Frame 1 (no input): blank canvas, image omitted
Frame 60 (the mouse pressed at the canvas centre just before this capture): blank canvas, image omitted
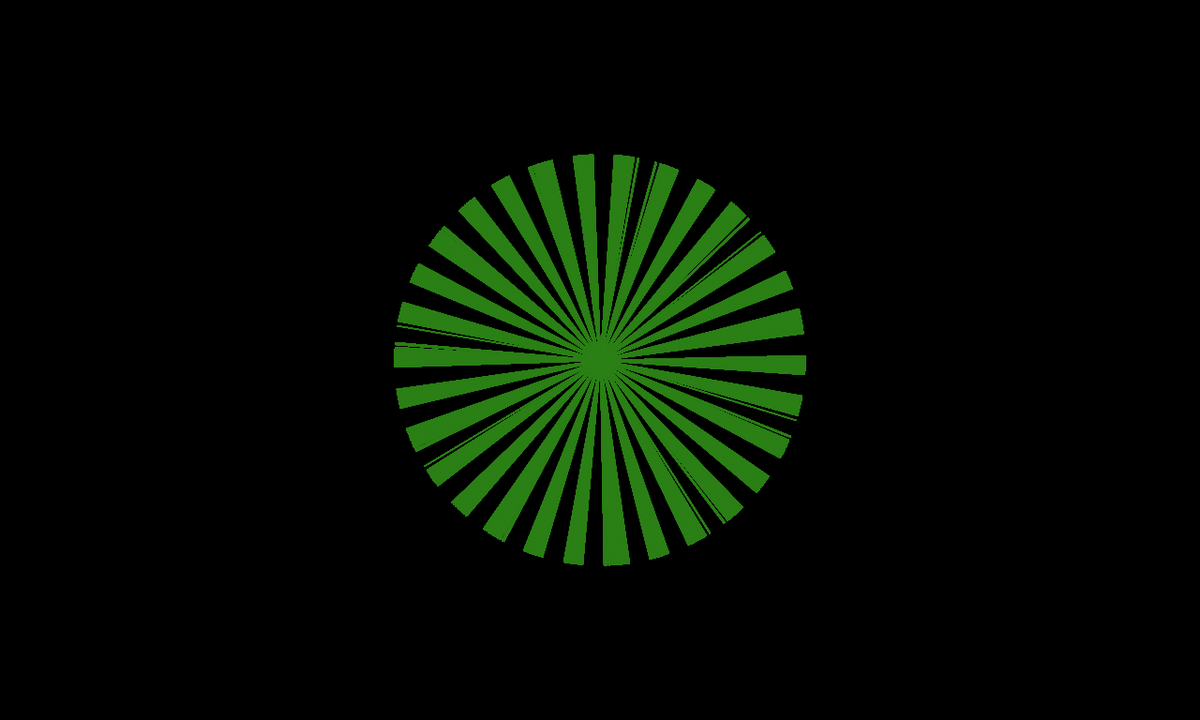
Frame 120 (the mouse held since frame 60 and released just before this capture)

The Processing sketch whose frames 1 and 60 were blank and that drew this single picture after the mouse press (run headless with seeded random() and noise(); from frame 60 on, the mouse is pressed at the canvas centre):

// Processing sketch: dissociative
// ── dissociative.pde
//disassociative

int x = 1; // beginning amount
int y = 1; // beginning amount
int z = 40; // incremental increase

//true & false control statements to switch from shapes using the keyboard

boolean start = true;
boolean elli = false;
boolean squa = false;

void setup(){
  size(1280, 768);
  noFill();
  rectMode(CORNER);
  background(0);
  colorMode(HSB, width, height, height); //limits defined by width and height for varying colors under HSB range
}

void drawEllipse(){
 translate(width/2, height/2); //transformations of the ellipses are halved, specifying an amount the ellipses are halved after the translate
  for (y=1; y<height+100;y+=z){ //loop y=1 then run that through the height of the ellipse + 100 
  for(x=1; x<width+100;x+=z){ //loop x=1 then run that through the width of the ellipse + 100
  int loc = x+(y*width); //declaration of location is of x is then added by the width of ellipse multipled by x
      stroke(mouseY,mouseX,mouseY); //stroke color is altered by placement of mouse
  fill(0); 
  pushMatrix(); //stacking of ellipses
  rotate(loc); //multiplies the transformations of the ellipses with declared int
   ellipse(mouseX-(width/2),mouseY-(height/2),mouseX/6,mouseY/2); //size of ellipse is then determined by the placement of mouse (move to left shape begins to grow smaller, right bigger, up smaller, down bigger)
  popMatrix(); //end stack
  }
 }

}

void drawRect(){
 translate(width/2, height/2);
  for (y=1; y<height+100;y+=z){
  for(x=1; x<width+100;x+=z){
  int loc = x+(y*width);
  stroke(mouseY,mouseX,mouseY);
  fill(0);  
  pushMatrix();
  rotate(loc);
   rect(mouseX-(width/2),mouseY-(height/2),mouseX/6,mouseY/2);
  popMatrix();
  }
 }

}


void drawLine(){
 translate(width/2, height/2);
  for (y=1; y<height+100;y+=z){
  for(x=1; x<width+100;x+=z){
  int loc = x+(y*width);
  stroke(mouseY,mouseX,mouseY);
  fill(0);  
  pushMatrix();
  rotate(loc);
   line(mouseX-(width/2),mouseY-(height/2),mouseX/6,mouseY/2);
  popMatrix();
  }
 }

}

void draw(){
  if (start == true){  //starting with line pattern
  drawLine();
  }
  else if(elli == true){ //if ellipse is switched, pattern is switched to ellipses
  drawEllipse();
  }
  else if(squa == true){ //if rect is switched, pattern is switched to rects
   drawRect();
  }
}


void keyPressed() {
  
  if (key == 'r' || key == 'R'){ //r resets the sketch
   background(0); 
 }
 
 if (key == '1'){ //1 switches to ellipse
   start = false;
   elli = true;
   squa = false;
 }
 
 if (key == '2'){ //2 switches to rect
   start = false;
   elli = false;
   squa = true;
 }

 if (key == '3'){ //switches to line
   start = true;
   elli= false;
   squa = false;
 }
 
}
